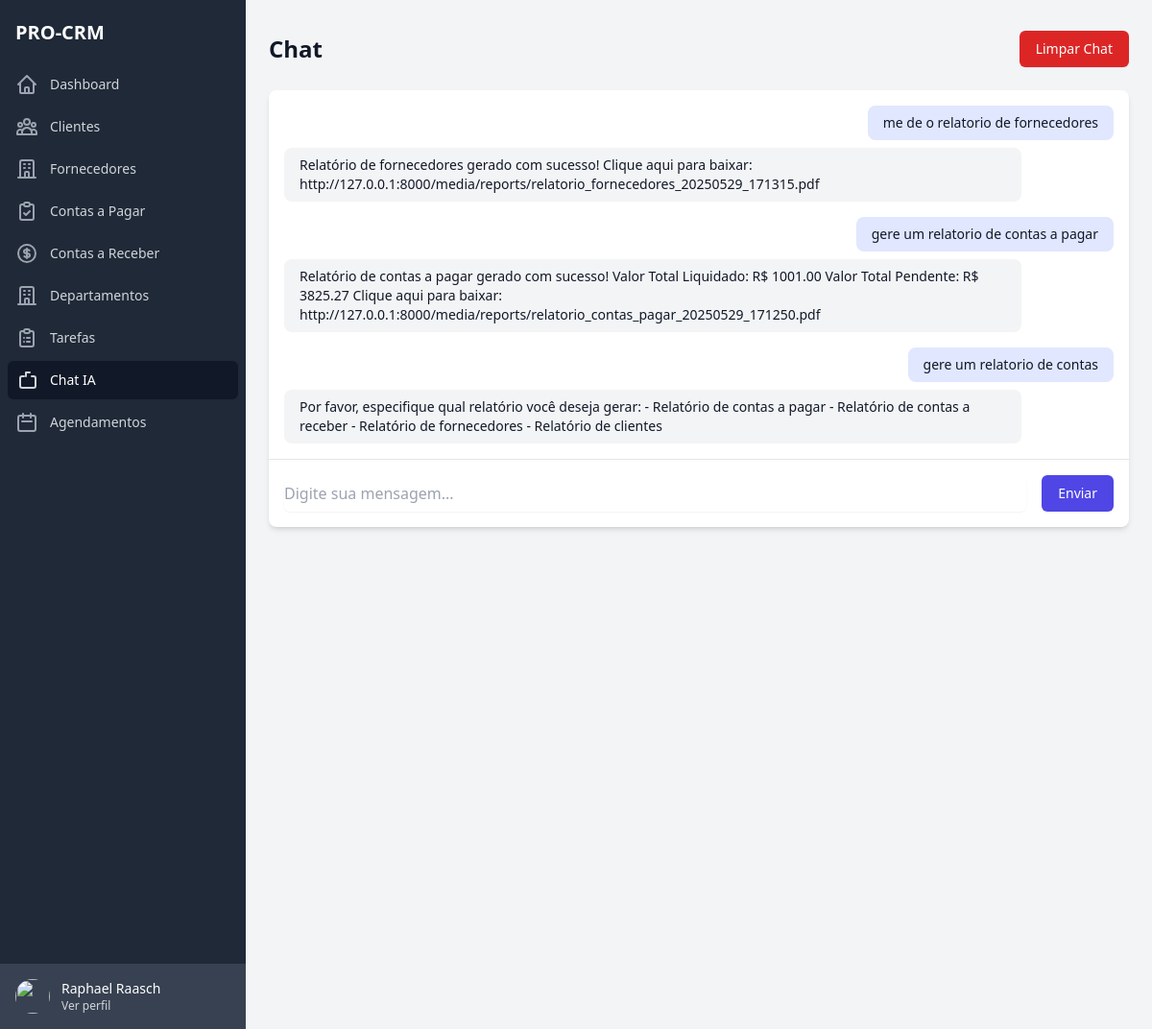
Page /chat/ (signed in) on the committed database.
### apps/accounts/models.py (models this page shows, shortened)
class CustomUser(AbstractUser):
    id = models.UUIDField(primary_key=True, default=uuid.uuid4, editable=False)
    enterprise = models.ForeignKey(Enterprise, on_delete=models.CASCADE, null=True, blank=True)
    cpf = models.CharField(
        max_length=14,
        blank=True,
        null=True,
        verbose_name='CPF',
        help_text='Digite o CPF no formato XXX.XXX.XXX-XX'
    )
    phone = models.CharField(
        max_length=15,
        blank=True,
        null=True,
        verbose_name='Telefone',
        help_text='Digite o telefone no formato (XX) XXXXX-XXXX'
    )
    photo = models.ImageField(upload_to='users/photos/', null=True, blank=True, verbose_name='Foto')
    groups = models.ManyToManyField(
        'auth.Group',
        verbose_name='groups',
        blank=True,
        help_text='The groups this user belongs to. A user will get all permissions granted to each of their groups.',
        related_name='custom_user_set',
        related_query_name='custom_user'
    )
    user_permissions = models.ManyToManyField(
        'auth.Permission',
        verbose_name='user permissions',
        blank=True,
        help_text='Specific permissions for this user.',
        related_name='custom_user_set',
        related_query_name='custom_user'
    )
    is_active = models.BooleanField(default=True)
    is_staff = models.BooleanField(default=False)
    is_superuser = models.BooleanField(default=False)
    created_at = models.DateTimeField(auto_now_add=True)
    updated_at = models.DateTimeField(auto_now=True)
    is_admin = models.BooleanField(default=True)
    class Meta:
        verbose_name = 'Usuário'
        verbose_name_plural = 'Usuários'
        ordering = ['username']

### apps/chat/models.py (models this page shows, shortened)
class Chat(BaseModel):
    user = models.ForeignKey(User, on_delete=models.CASCADE, verbose_name='Usuário')
    message = models.TextField(verbose_name='Mensagem')
    response = models.TextField(verbose_name='Resposta')
    is_processed = models.BooleanField(default=True, verbose_name='Processado')
    class Meta:
        verbose_name = 'Chat'
        verbose_name_plural = 'Chats'
        ordering = ['-created_at']

### apps/chat/views.py (the view)
# urls.py: path('', views.chat_view, name='chat'),
@login_required
def chat_view(request):
    chats = Chat.objects.filter(user=request.user).order_by('-created_at')[:50]
    return render(request, 'chat/chat.html', {'chats': chats})

### templates/chat/chat.html (shortened to what this page needs)
{% extends 'base.html' %}
{% load static %}
{% block content %}
<div class="flex h-screen bg-gray-100">
    {% include 'includes/sidebar.html' %}
    <div class="flex-1 flex flex-col overflow-hidden">
        <main class="flex-1 overflow-x-hidden overflow-y-auto bg-gray-100">
            <div class="container mx-auto px-6 py-8">
                <div class="flex justify-between items-center mb-6">
                    <h1 class="text-2xl font-semibold text-gray-900">Chat</h1>
                    <button onclick="clearChat()" class="inline-flex items-center px-4 py-2 border border-transparent rounded-md shadow-sm text-sm font-medium text-white bg-red-600 hover:bg-red-700 focus:outline-none focus:ring-2 focus:ring-offset-2 focus:ring-red-500">
                        Limpar Chat
                    </button>
                </div>
                <div class="bg-white shadow-md rounded-lg overflow-hidden">
                    <div id="chat-messages" class="h-96 overflow-y-auto p-4 space-y-4">
                        {% for chat in chats %}
                        <div class="flex flex-col space-y-2">
                            <div class="flex justify-end">
                                <div class="bg-indigo-100 rounded-lg py-2 px-4 max-w-3xl">
                                    <p class="text-sm text-gray-900">{{ chat.message }}</p>
                                </div>
                            </div>
                            <div class="flex justify-start">
                                <div class="bg-gray-100 rounded-lg py-2 px-4 max-w-3xl">
                                    <p class="text-sm text-gray-900">{{ chat.response|urlize }}</p>
                                </div>
                            </div>
                        </div>
                        {% endfor %}
                    </div>
                    <div class="border-t border-gray-200 p-4">
                        <form id="chat-form" class="flex space-x-4">
                            <input type="text" id="message-input" class="flex-1 rounded-md border-gray-300 shadow-sm focus:border-indigo-500 focus:ring-indigo-500" placeholder="Digite sua mensagem...">
                            <button type="submit" class="inline-flex items-center px-4 py-2 border border-transparent rounded-md shadow-sm text-sm font-medium text-white bg-indigo-600 hover:bg-indigo-700 focus:outline-none focus:ring-2 focus:ring-offset-2 focus:ring-indigo-500">
                                Enviar
                            </button>
                        </form>
                    </div>
                </div>
            </div>
        </main>
    </div>
</div>
{% endblock %}

### templates/includes/sidebar.html
{% load static %}
<div class="hidden md:flex md:flex-shrink-0">
    <div class="flex flex-col w-64">
        <div class="flex flex-col h-0 flex-1 bg-gray-800">
            <div class="flex-1 flex flex-col pt-5 pb-4 overflow-y-auto">
                <div class="flex items-center flex-shrink-0 px-4">
                    <h1 class="text-xl font-bold text-white">PRO-CRM</h1>
                </div>
                <nav class="mt-5 flex-1 px-2 bg-gray-800 space-y-1">
                    <a href="{% url 'dashboard:home' %}" class="group flex items-center px-2 py-2 text-sm font-medium rounded-md {% if request.resolver_match.url_name == 'home' %}bg-gray-900 text-white{% else %}text-gray-300 hover:bg-gray-700 hover:text-white{% endif %}">
                        <svg class="mr-3 h-6 w-6 {% if request.resolver_match.url_name == 'home' %}text-gray-300{% else %}text-gray-400 group-hover:text-gray-300{% endif %}" xmlns="http://www.w3.org/2000/svg" fill="none" viewBox="0 0 24 24" stroke="currentColor">
                            <path stroke-linecap="round" stroke-linejoin="round" stroke-width="2" d="M3 12l2-2m0 0l7-7 7 7M5 10v10a1 1 0 001 1h3m10-11l2 2m-2-2v10a1 1 0 01-1 1h-3m-6 0a1 1 0 001-1v-4a1 1 0 011-1h2a1 1 0 011 1v4a1 1 0 001 1m-6 0h6" />
                        </svg>
                        Dashboard
                    </a>
                    <a href="{% url 'clients:list' %}" class="group flex items-center px-2 py-2 text-sm font-medium rounded-md {% if request.resolver_match.app_name == 'clients' %}bg-gray-900 text-white{% else %}text-gray-300 hover:bg-gray-700 hover:text-white{% endif %}">
                        <svg class="mr-3 h-6 w-6 {% if request.resolver_match.app_name == 'clients' %}text-gray-300{% else %}text-gray-400 group-hover:text-gray-300{% endif %}" xmlns="http://www.w3.org/2000/svg" fill="none" viewBox="0 0 24 24" stroke="currentColor">
                            <path stroke-linecap="round" stroke-linejoin="round" stroke-width="2" d="M17 20h5v-2a3 3 0 00-5.356-1.857M17 20H7m10 0v-2c0-.656-.126-1.283-.356-1.857M7 20H2v-2a3 3 0 015.356-1.857M7 20v-2c0-.656.126-1.283.356-1.857m0 0a5.002 5.002 0 019.288 0M15 7a3 3 0 11-6 0 3 3 0 016 0zm6 3a2 2 0 11-4 0 2 2 0 014 0zM7 10a2 2 0 11-4 0 2 2 0 014 0z" />
                        </svg>
                        Clientes
                    </a>
                    <a href="{% url 'suppliers:list' %}" class="group flex items-center px-2 py-2 text-sm font-medium rounded-md {% if request.resolver_match.app_name == 'suppliers' %}bg-gray-900 text-white{% else %}text-gray-300 hover:bg-gray-700 hover:text-white{% endif %}">
                        <svg class="mr-3 h-6 w-6 {% if request.resolver_match.app_name == 'suppliers' %}text-gray-300{% else %}text-gray-400 group-hover:text-gray-300{% endif %}" xmlns="http://www.w3.org/2000/svg" fill="none" viewBox="0 0 24 24" stroke="currentColor">
                            <path stroke-linecap="round" stroke-linejoin="round" stroke-width="2" d="M19 21V5a2 2 0 00-2-2H7a2 2 0 00-2 2v16m14 0h2m-2 0h-5m-9 0H3m2 0h5M9 7h1m-1 4h1m4-4h1m-1 4h1m-5 10v-5a1 1 0 011-1h2a1 1 0 011 1v5m-4 0h4" />
                        </svg>
                        Fornecedores
                    </a>
                    <a href="{% url 'billings:payable_list' %}" class="group flex items-center px-2 py-2 text-sm font-medium rounded-md {% if request.resolver_match.app_name == 'billings' and 'payable' in request.path %}bg-gray-900 text-white{% else %}text-gray-300 hover:bg-gray-700 hover:text-white{% endif %}">
                        <svg class="mr-3 h-6 w-6 {% if request.resolver_match.app_name == 'billings' and 'payable' in request.path %}text-gray-300{% else %}text-gray-400 group-hover:text-gray-300{% endif %}" xmlns="http://www.w3.org/2000/svg" fill="none" viewBox="0 0 24 24" stroke="currentColor">
                            <path stroke-linecap="round" stroke-linejoin="round" stroke-width="2" d="M9 5H7a2 2 0 00-2 2v12a2 2 0 002 2h10a2 2 0 002-2V7a2 2 0 00-2-2h-2M9 5a2 2 0 002 2h2a2 2 0 002-2M9 5a2 2 0 012-2h2a2 2 0 012 2m-6 9l2 2 4-4" />
                        </svg>
                        Contas a Pagar
                    </a>
                    <a href="{% url 'billings:receivable_list' %}" class="group flex items-center px-2 py-2 text-sm font-medium rounded-md {% if request.resolver_match.app_name == 'billings' and 'receivable' in request.path %}bg-gray-900 text-white{% else %}text-gray-300 hover:bg-gray-700 hover:text-white{% endif %}">
                        <svg class="mr-3 h-6 w-6 {% if request.resolver_match.app_name == 'billings' and 'receivable' in request.path %}text-gray-300{% else %}text-gray-400 group-hover:text-gray-300{% endif %}" xmlns="http://www.w3.org/2000/svg" fill="none" viewBox="0 0 24 24" stroke="currentColor">
                            <path stroke-linecap="round" stroke-linejoin="round" stroke-width="2" d="M12 8c-1.657 0-3 .895-3 2s1.343 2 3 2 3 .895 3 2-1.343 2-3 2m0-8c1.11 0 2.08.402 2.599 1M12 8V7m0 1v8m0 0v1m0-1c-1.11 0-2.08-.402-2.599-1M21 12a9 9 0 11-18 0 9 9 0 0118 0z" />
                        </svg>
                        Contas a Receber
                    </a>
                    <a href="{% url 'department:list' %}" class="group flex items-center px-2 py-2 text-sm font-medium rounded-md {% if request.resolver_match.app_name == 'department' %}bg-gray-900 text-white{% else %}text-gray-300 hover:bg-gray-700 hover:text-white{% endif %}">
                        <svg class="mr-3 h-6 w-6 {% if request.resolver_match.app_name == 'department' %}text-gray-300{% else %}text-gray-400 group-hover:text-gray-300{% endif %}" xmlns="http://www.w3.org/2000/svg" fill="none" viewBox="0 0 24 24" stroke="currentColor">
                            <path stroke-linecap="round" stroke-linejoin="round" stroke-width="2" d="M19 21V5a2 2 0 00-2-2H7a2 2 0 00-2 2v16m14 0h2m-2 0h-5m-9 0H3m2 0h5M9 7h1m-1 4h1m4-4h1m-1 4h1m-5 10v-5a1 1 0 011-1h2a1 1 0 011 1v5m-4 0h4" />
                        </svg>
                        Departamentos
                    </a>
                    <a href="{% url 'tasks:kanban' %}" class="group flex items-center px-2 py-2 text-sm font-medium rounded-md {% if request.resolver_match.app_name == 'tasks' %}bg-gray-900 text-white{% else %}text-gray-300 hover:bg-gray-700 hover:text-white{% endif %}">
                        <svg class="mr-3 h-6 w-6 {% if request.resolver_match.app_name == 'tasks' %}text-gray-300{% else %}text-gray-400 group-hover:text-gray-300{% endif %}" xmlns="http://www.w3.org/2000/svg" fill="none" viewBox="0 0 24 24" stroke="currentColor">
                            <path stroke-linecap="round" stroke-linejoin="round" stroke-width="2" d="M9 5H7a2 2 0 00-2 2v12a2 2 0 002 2h10a2 2 0 002-2V7a2 2 0 00-2-2h-2M9 5a2 2 0 002 2h2a2 2 0 002-2M9 5a2 2 0 012-2h2a2 2 0 012 2m-3 7h3m-3 4h3m-6-4h.01M9 16h.01" />
                        </svg>
                        Tarefas
                    </a>
                    <a href="{% url 'chat:chat' %}" class="group flex items-center px-2 py-2 text-sm font-medium rounded-md {% if request.resolver_match.app_name == 'chat' %}bg-gray-900 text-white{% else %}text-gray-300 hover:bg-gray-700 hover:text-white{% endif %}">
                        <svg class="mr-3 h-6 w-6 {% if request.resolver_match.app_name == 'chat' %}text-gray-300{% else %}text-gray-400 group-hover:text-gray-300{% endif %}" xmlns="http://www.w3.org/2000/svg" fill="none" viewBox="0 0 24 24" stroke="currentColor">
                            <path stroke-linecap="round" stroke-linejoin="round" stroke-width="2" d="M17 8h2a2 2 0 012 2v8a2 2 0 01-2 2H7a2 2 0 01-2-2V10a2 2 0 012-2h2m6-4h-4m0 0V4m0 0v4" />
                        </svg>
                        Chat IA
                    </a>
                    <a href="{% url 'appointment:fullcalendar' %}" class="group flex items-center px-2 py-2 text-sm font-medium rounded-md {% if request.resolver_match.app_name == 'appointments' %}bg-gray-900 text-white{% else %}text-gray-300 hover:bg-gray-700 hover:text-white{% endif %}">
                        <svg class="mr-3 h-6 w-6 {% if request.resolver_match.app_name == 'appointments' %}text-gray-300{% else %}text-gray-400 group-hover:text-gray-300{% endif %}" xmlns="http://www.w3.org/2000/svg" fill="none" viewBox="0 0 24 24" stroke="currentColor">
                            <path stroke-linecap="round" stroke-linejoin="round" stroke-width="2" d="M8 7V3m8 4V3m-9 8h10M5 21h14a2 2 0 002-2V7a2 2 0 00-2-2H5a2 2 0 00-2 2v12a2 2 0 002 2z" />
                        </svg>
                        Agendamentos
                    </a>
                </nav>
            </div>
            <div class="flex-shrink-0 flex bg-gray-700 p-4">
                <a href="#" class="flex-shrink-0 w-full group block">
                    <div class="flex items-center">
                        <div>
                            <img class="inline-block h-9 w-9 rounded-full" src="https://images.unsplash.com/photo-1472099645785-5658abf4ff4e?ixlib=rb-1.2.1&ixid=eyJhcHBfaWQiOjEyMDd9&auto=format&fit=facearea&facepad=2&w=256&h=256&q=80" alt="">
                        </div>
                        <div class="ml-3">
                            <p class="text-sm font-medium text-white">
                                {{ request.user.get_full_name }}
                            </p>
                            <p class="text-xs font-medium text-gray-300 group-hover:text-gray-200">
                                Ver perfil
                            </p>
                        </div>
                    </div>
                </a>
            </div>
        </div>
    </div>
</div>

### rows in the picture
CustomUser: user.get_full_name "Raphael Raasch"
Chat: message "me de o relatorio de fornecedores", response "Relatório de fornecedores gerado com sucesso! Clique aqui para baixar: http://127.0.0.1:8000/media/reports/relatorio_fornecedores_20250529_171315.pdf"
Chat: message "gere um relatorio de contas a pagar", response "Relatório de contas a pagar gerado com sucesso! Valor Total Liquidado: R$ 1001.00 Valor Total Pendente: R$ 3825.27 Clique aqui para baixar: http://127.0.0.1:8000/media/reports/relatorio_contas_pagar_20250529_171250.pdf"
Chat: message "gere um relatorio de contas", response "Por favor, especifique qual relatório você deseja gerar: - Relatório de contas a pagar - Relatório de contas a receber - Relatório de fornecedores - Relatório de clientes"
